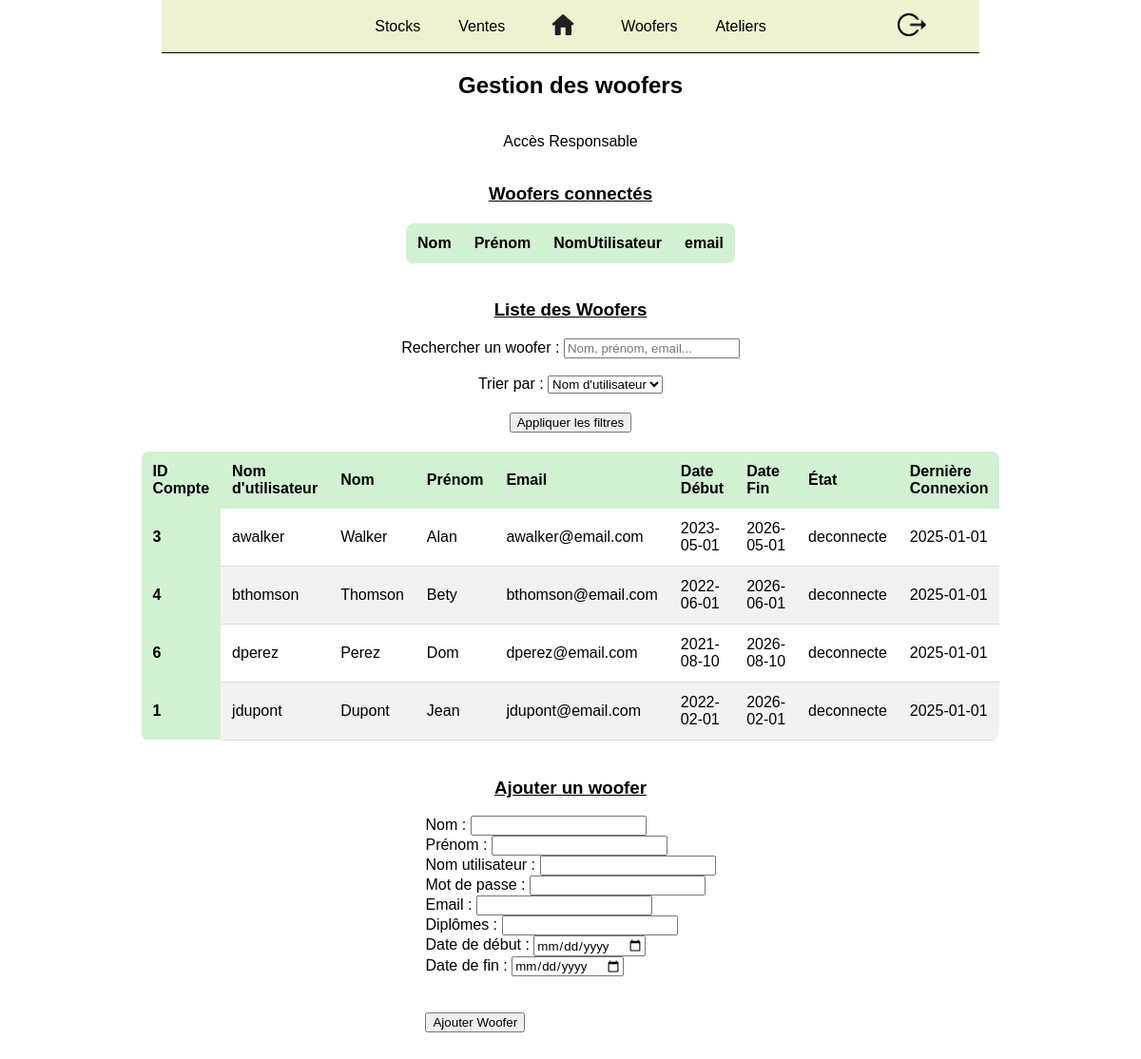
The page /woofers.php (signed in) on the database its author committed.
### tables this page shows
CREATE TABLE Woofer (
    idCompte INT PRIMARY KEY,
    prenom VARCHAR(30) NOT NULL,
    nom VARCHAR(30) NOT NULL,
    diplomes TEXT NULL,
    etat ENUM('inscrit', 'affecte', 'finMission'),
    dateDebut DATE NOT NULL,
    dateFin DATE NOT NULL,
    photo VARCHAR(255) NOT NULL,
    FOREIGN KEY (idCompte) REFERENCES Utilisateur(idCompte)
);

CREATE TABLE Utilisateur (
    idCompte INT PRIMARY KEY AUTO_INCREMENT,
    nomUtilisateur VARCHAR(100) NOT NULL,
    motDePasse VARCHAR(50) NOT NULL,
    email VARCHAR(100) NOT NULL,
    typeUtilisateur ENUM('Woofer', 'Responsable') NOT NULL,
    dateCreation DATE NOT NULL,
    etat ENUM('connecte', 'deconnecte') NOT NULL,
    derniereConnexion DATE NOT NULL
);

### woofers.php (the view, shortened to what this page needs)
<?php
   require_once("config/database.php");
?>
<!DOCTYPE html>
<html lang="fr">
<head>
    <link rel="stylesheet" href="css/menu.css">
    <link rel="stylesheet" href="css/index.css">
</head>
<body>
    <?php include_once("menu.php") ?>
    <h2>Gestion des woofers</h2>
    <p>Accès <?php echo $_SESSION["typeUtilisateur"]?></p>
    <div>
        <h3>Woofers connectés</h3>
        <table>
            <thead>
                <tr>
                    <th scope='col'>Nom</th>
                    <th scope='col'>Prénom</th>
                    <th scope='col'>NomUtilisateur</th>
                    <th scope='col'>email</th>
                </tr>
            </thead>
        </table>
    </div>
    <div>
    <h3>Liste des Woofers</h3>
    <form class="rechercheAvancee" method="GET" action="">
        <div>
        <label for="search">Rechercher un woofer : </label>
        <input type="text" name="search" id="search" placeholder="Nom, prénom, email..." value="<?= isset($_GET['search']) ? $_GET['search'] : '' ?>">
        </div>
        <br>
        <div>
        <label for="sort">Trier par : </label>
        <select name="sort" id="sort">
            <option value="nomUtilisateur" <?= (isset($_GET['sort']) && $_GET['sort'] == 'nomUtilisateur') ? 'selected' : '' ?>>Nom d'utilisateur</option>
        </select>
        </div>
        <button type="submit">Appliquer les filtres</button>
    </form>
    <table>
        <thead>
            <tr>
                <th scope="col">ID Compte</th>
                <th scope="col">Nom d'utilisateur</th>
                <th scope="col">Nom</th>
                <th scope="col">Prénom</th>
                <th scope="col">Email</th>
                <th scope="col">Date Début</th>
                <th scope="col">Date Fin</th>
                <th scope="col">État</th>
                <th scope="col">Dernière Connexion</th>
            </tr>
        </thead>
        <tbody>
            <?php
            $search = isset($_GET['search']) ? mysqli_real_escape_string($conn, $_GET['search']) : '';
            $sort = isset($_GET['sort']) ? $_GET['sort'] : 'nomUtilisateur';
            $sql = "SELECT u.idCompte, u.nomUtilisateur, u.email, u.etat AS etatUtilisateur, u.derniereConnexion,
                        w.nom, w.prenom, w.diplomes, w.etat, w.dateDebut, w.dateFin
                    FROM Utilisateur u
                    JOIN Woofer w ON u.idCompte = w.idCompte
                    WHERE u.nomUtilisateur LIKE '%$search%'
                    OR w.nom LIKE '%$search%'
                    OR w.prenom LIKE '%$search%'
                    OR u.email LIKE '%$search%'
                    OR w.diplomes LIKE '%$search%'
                    ORDER BY $sort ASC";
            $result = mysqli_query($conn, $sql);
            while ($woofer = $result->fetch_assoc()) {
                echo "<tr>
                        <th scope='row'>{$woofer['idCompte']}</th>
                        <td>{$woofer['nomUtilisateur']}</td>
                        <td>{$woofer['nom']}</td>
                        <td>{$woofer['prenom']}</td>
                        <td>{$woofer['email']}</td>
                        <td>{$woofer['dateDebut']}</td>
                        <td>{$woofer['dateFin']}</td>
                        <td>{$woofer['etatUtilisateur']}</td>
                        <td>{$woofer['derniereConnexion']}</td>
                    </tr>";
            }
            ?>
        </tbody>
    </table>
    </div>
    <div>
    <h3>Ajouter un woofer</h3>
    <?php
        if ($_SESSION["typeUtilisateur"] !== "Responsable") {
            echo "<p>Fonctionnalité réservée aux responsables.</p>";
        }
        else {
    ?>
    <form method="POST" action="">
        <label for="nom">Nom :</label>
        <input type="text" name="nom" id="nom" required>
        <br>
        <label for="prenom">Prénom :</label>
        <input type="text" name="prenom" id="prenom" required>
        <br>
        <label for="nomUtilisateur">Nom utilisateur :</label>
        <input type="text" name="nomUtilisateur" id="nomUtilisateur" required>
        <br>
        <label for="motDePasse">Mot de passe :</label>
        <input type="text" name="motDePasse" id="motDePasse" required>
        <br>
        <label for="email">Email :</label>
        <input type="email" name="email" id="email" required>
        <br>
        <label for="diplomes">Diplômes :</label>
        <input type="text" name="diplomes" id="diplomes" required>
        <br>
        <label for="dateDebut">Date de début :</label>
        <input type="date" name="dateDebut" id="dateDebut" required>
        <br>
        <label for="dateFin">Date de fin :</label>
        <input type="date" name="dateFin" id="dateFin" required>
        <br>
        <br>
        <button type="submit" name="ajouterWoofer">Ajouter Woofer</button>
    </form>
    <?php
        }
    ?>
    </div>
</body>
</html>

### css/index.css (style rules this page uses)
body, html { padding: 0; margin: 0; }
body { display: flex; flex-direction: column; align-items: center; padding-bottom: 100px; }
* { font-family: "Trebuchet MS", "Lucida Sans Unicode", "Lucida Grande", "Lucida Sans", Arial, sans-serif; }
h3 { text-decoration: underline; text-align: center; }
table { width: 80%; border-collapse: collapse; margin: 20px auto; border-radius: 8px; overflow: hidden; }
th, td { padding: 12px; text-align: left; font-size: 16px; }
th { background-color: #d1f1d2; color: black; font-weight: bold; }
tr:nth-child(even) { background-color: #f2f2f2; }
td { border-bottom: 1px solid #ddd; }
tr:first-child td:last-child { border-top-right-radius: 8px; }
tr:last-child td:last-child { border-bottom-right-radius: 8px; }
.rechercheAvancee { display: flex; flex-direction: column; justify-content: center; align-items: center; }
button[type="submit"] { margin-top: 20px; }

### rows shown on the page
woofer: idCompte.idCompte "3", idCompte.nomUtilisateur "awalker", nom "Walker", prenom "Alan", idCompte.email "awalker@email.com", dateDebut "2023-05-01", dateFin "2026-05-01", idCompte.etat "deconnecte", idCompte.derniereConnexion "2025-01-01"
woofer: idCompte.idCompte "4", idCompte.nomUtilisateur "bthomson", nom "Thomson", prenom "Bety", idCompte.email "bthomson@email.com", dateDebut "2022-06-01", dateFin "2026-06-01", idCompte.etat "deconnecte", idCompte.derniereConnexion "2025-01-01"
woofer: idCompte.idCompte "6", idCompte.nomUtilisateur "dperez", nom "Perez", prenom "Dom", idCompte.email "dperez@email.com", dateDebut "2021-08-10", dateFin "2026-08-10", idCompte.etat "deconnecte", idCompte.derniereConnexion "2025-01-01"
woofer: idCompte.idCompte "1", idCompte.nomUtilisateur "jdupont", nom "Dupont", prenom "Jean", idCompte.email "jdupont@email.com", dateDebut "2022-02-01", dateFin "2026-02-01", idCompte.etat "deconnecte", idCompte.derniereConnexion "2025-01-01"

### other values the page prints
$_SESSION["typeUtilisateur"] "Responsable"
